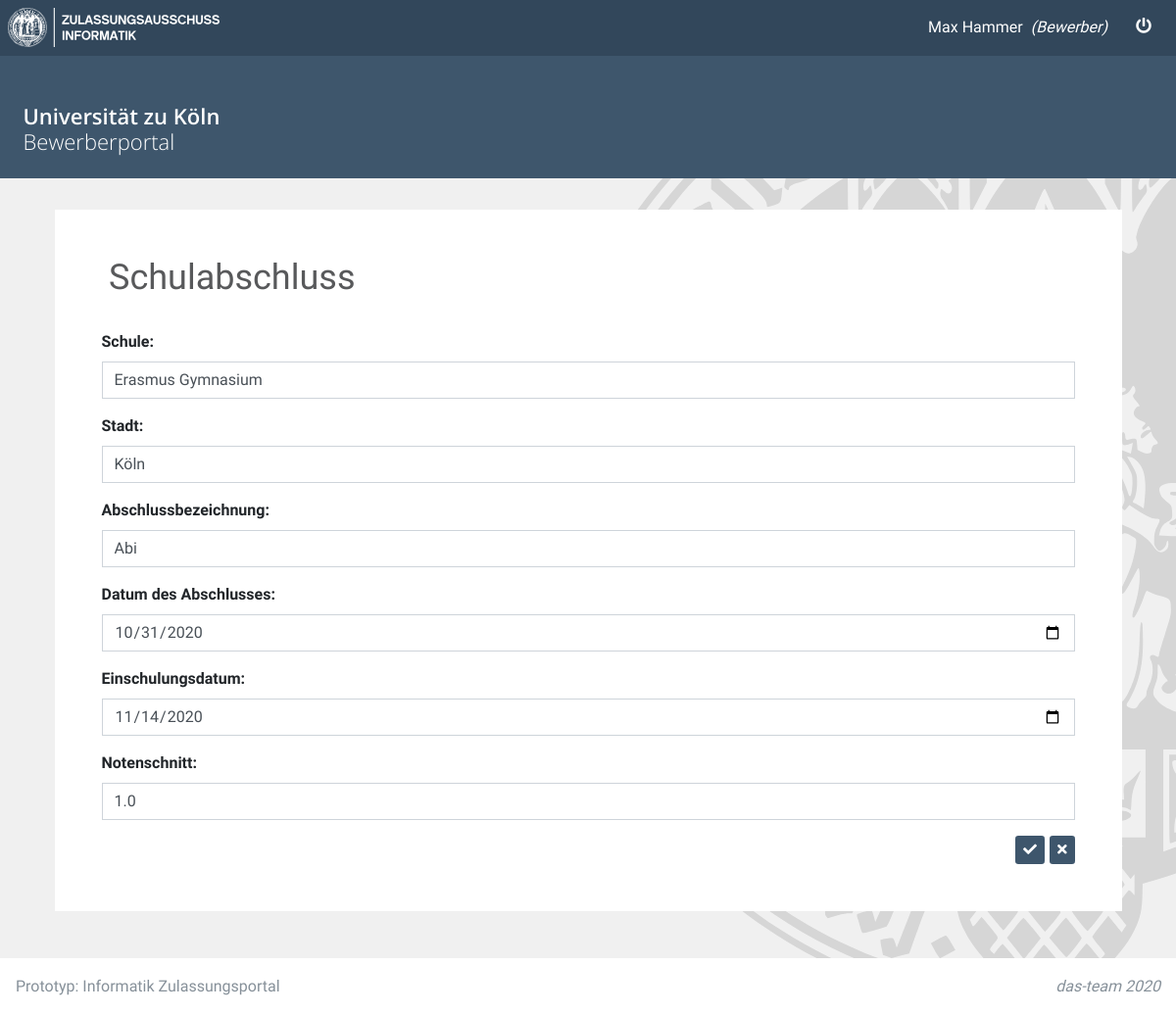
Page /updateschooldegree/3/ (signed in) on the committed database.
### accountspace/models.py (models this page shows)
class User(AbstractUser):
    is_bewerber = models.BooleanField(default=False)
    is_ausschuss = models.BooleanField(default=False)

### admissionspace/models.py (models this page shows, shortened)
class SchoolDegree(models.Model):
    candidate = models.ForeignKey(User, on_delete=models.CASCADE)
    school_name = models.CharField(max_length=128)
    city = models.CharField(max_length=128)
    type_of_degree = models.CharField(max_length=128)
    graduation_date = models.DateField()
    starting_date = models.DateField()
    avg_score = models.DecimalField(max_digits=2, decimal_places=1)

### admissionspace/views/bewerber.py (the view)
# urls.py: path('updateschooldegree/<slug:pk>/', bewerber_views.SchoolDegreeUpdateView.as_view(),
@method_decorator([login_required, bewerber_required], name='dispatch')
class SchoolDegreeUpdateView(UpdateView):
    model = SchoolDegree
    template_name = 'admissionspace/applications/school_degree.html'
    form_class = SchoolDegreeForm
    success_url = reverse_lazy('applicant_index')

### templates/admissionspace/applications/school_degree.html (shortened to what this page needs)
{% extends 'base.html' %}
{% load static %}
{% block content_header %} Bewerberportal {% endblock content_header %}
{% block main_content %}
    <div class="row">
        <div class="col-12">
            <div class="card custom-card">
                <div class="col-12">
                        <h4 class="ilias-header">
                            Schulabschluss
                        </h4>
                    </div>
                <div class="card-body p-0 custom-body-padding">
                   <form method="post">
        {{ form.as_p }}
        <button type="button"
                onclick="javascript:location.href='{% url 'applicant_index' %}'"
                      class="btn btn-sm btn-primary custom-btn-primary float-right"
                     >
                            <i class="fas fa-times"></i>
                        </button>
                        <button
                                type="submit"
                                 style="margin-right: 5px;"
                        class="btn btn-sm btn-primary custom-btn-primary float-right"
                        ><i class="fas fa-check"></i>
                        </button>
                       </form>
                </div>
            </div>
        </div>
    </div>
{% endblock %}

### templates/base.html (shortened to what this page needs)
<!DOCTYPE html>
{% load static %}
<html lang="en">
<head>
    <link rel="stylesheet" href="{% static 'plugins/fontawesome-free/css/all.min.css' %}">
    <link rel="stylesheet" href="{% static 'dist/css/adminlte.min.css' %}">
    <link rel="stylesheet" href="{% static 'dist/css/custom.css' %}">
</head>
<body class="hold-transition sidebar-mini layout-top-nav">
<div class="wrapper">
    <nav class="main-header navbar navbar-expand navbar-white navbar-light custom-navbar" >
        <ul class="navbar-nav">
<li class="nav-item">
        <img src="/static/dist/svg/logo-zulassungsausschuss-informatik.svg" alt="Universität zu Köln - Zulassungsausschuss Informatik" width="auto" height="40px" stroke="#3E566C" >
      </li>
        </ul>
        <ul class="navbar-nav ml-auto">
            <li class="nav-item nav-link">
            <div>
                <a  style="color:white; padding-bottom: 0; ">
                    {{ user.first_name }} {{ user.last_name }}
                </a>
            <a  style="color:white; font-style:italic; padding-top: 0;">
                {% if user.is_bewerber %}
                                &nbsp;(Bewerber)
                            {% elif user.is_ausschuss %}
                                &nbsp;(Zulassungsausschussmitglied)
                            {% endif %}
            </a>
            </div>
            </li>
            <li class="nav-item">
                <a href="{% url 'signout' %}" class="btn btn-flat"><i class="fas fa-power-off" style="color:white"></i>&nbsp;</a>
            </li>
        </ul>
    </nav>
    <div class="content-wrapper" style="background-image: url('/static/dist/svg/logo-uni-köln.svg'); background-size:auto 100%;    background-repeat: no-repeat;
  background-attachment: fixed;
  background-position: center right;
  background-color: #f0f0f0;
">
        <div class="content-header custom-content-header">
            <div class="container-fluid">
                <div class="row mb-2">
                    <div class="col-sm-6" style="margin-top: 32px !important;">
                        <h1 class="m-0 ilias-header-light">Universität zu Köln </h1>
                        <h1 class="m-0 ilias-header-light" style="font-weight:300 !important; "> {% block content_header %} {% endblock content_header %}</h1>
                    </div>
                </div>
            </div>
        </div>
        <div class="content custom-content">
            <div class="container-fluid">
                {% block main_content %}
                {% endblock main_content %}
            </div>
        </div>
    </div>
    <footer class="main-footer custom-footer">
        <div class="float-right d-none d-sm-inline" style="font-style: italic ">
             das-team 2020
        </div>
        Prototyp: Informatik Zulassungsportal
    </footer>
</div>
</body>
</html>

### rows in the picture
User: first_name "Max", last_name "Hammer"
SchoolDegree: school_name "Erasmus Gymnasium", city "Köln", type_of_degree "Abi", graduation_date "10/31/2020", starting_date "11/14/2020", avg_score "1.0"
